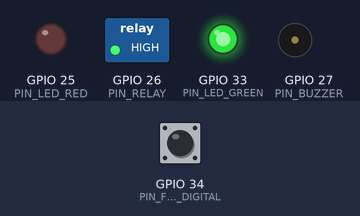
Recording of a sketch running on a simulated ESP32. On the bench: switched loads named in the sketch (green lamp = pin HIGH), output pins drawn as LEDs (lit = HIGH), buzzer (waves = sounding, pin HIGH). The inputs (shaded band) are chosen by the test bench; at power-on: GPIO 34 (PIN_FLAME_DIGITAL) HIGH. What the sketch prints to the serial monitor is not drawn.

Above: at 1.2 s.
1.3 s: GPIO 34 (PIN_FLAME_DIGITAL) driven LOW
At 2.3 s:
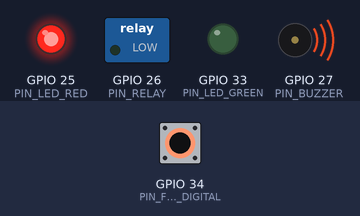
3.3 s: GPIO 34 (PIN_FLAME_DIGITAL) driven HIGH
At 9.0 s:
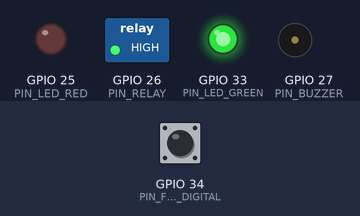
Timing chart, 0 to 10.5 s (numbered marks = the images above; inputs shaded):
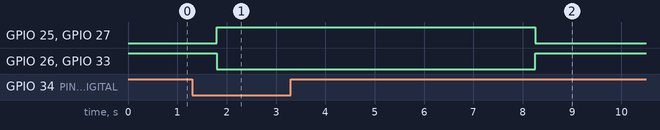

The sketch:

sketch.ino
```cpp
/*
 * IoT Fire Detection & Suppression System — Wokwi Simulation
 * -----------------------------------------------------------
 * A self-contained version for the Wokwi simulator (wokwi.com).
 * No Wi-Fi / cloud needed — press "play" and it runs.
 *
 * The IR flame sensor is simulated with a pushbutton:
 *   - Button PRESSED  = flame detected
 *   - Button RELEASED = no flame
 * (On real hardware the flame module drives this line instead;
 *  the state-machine logic is identical to the Blynk/MQTT versions.)
 *
 * The relay module stands in for the water pump.
 *
 * How to run:
 *   1. Go to https://wokwi.com → New Project → ESP32.
 *   2. Replace sketch.ino with this file and diagram.json with ours.
 *   3. Click the green play button. Open the Serial Monitor.
 *   4. Press and hold the "Flame" button to simulate a fire.
 */

// ===================== Pin Assignments =====================
#define PIN_FLAME_DIGITAL   34   // Flame button (LOW = flame)
#define PIN_RELAY           26   // Relay IN (water pump)
#define PIN_BUZZER          27   // Buzzer
#define PIN_LED_RED         25   // Alarm indicator
#define PIN_LED_GREEN       33   // Normal-state indicator

#define RELAY_ACTIVE_LOW    true // most relay modules: LOW = ON

// ===================== Timing (milliseconds) =====================
#define FLAME_CONFIRM_MS    500    // flame must persist before alarm (debounce)
#define FLAME_CLEAR_MS      5000   // no flame this long before stopping the pump
#define STATUS_PRINT_MS     1000   // how often to print status
#define SENSOR_POLL_MS      50     // sensor sampling interval

// ===================== System State =====================
enum SystemState { STATE_NORMAL, STATE_FIRE, STATE_COOLDOWN };
SystemState state = STATE_NORMAL;

bool pumpOn = false;
unsigned long flameFirstSeenAt = 0;
unsigned long flameLastSeenAt  = 0;
unsigned long lastSensorPoll   = 0;
unsigned long lastStatusPrint  = 0;

// ===================== Hardware Helpers =====================
void setPump(bool on) {
  pumpOn = on;
  digitalWrite(PIN_RELAY, (RELAY_ACTIVE_LOW ? !on : on) ? HIGH : LOW);
}

void setAlarm(bool on) {
  digitalWrite(PIN_BUZZER, on ? HIGH : LOW);
  digitalWrite(PIN_LED_RED, on ? HIGH : LOW);
  digitalWrite(PIN_LED_GREEN, on ? LOW : HIGH);
}

bool flameDetected() {
  // Button uses INPUT_PULLUP: pressed pulls the pin LOW = flame.
  return digitalRead(PIN_FLAME_DIGITAL) == LOW;
}

const char* stateName() {
  switch (state) {
    case STATE_FIRE:     return "FIRE";
    case STATE_COOLDOWN: return "COOLDOWN";
    default:             return "NORMAL";
  }
}

// ===================== Fire State Machine =====================
void runLogic(unsigned long now, bool flame) {
  if (flame) {
    flameLastSeenAt = now;
    if (flameFirstSeenAt == 0) flameFirstSeenAt = now;
  } else {
    flameFirstSeenAt = 0;
  }

  switch (state) {
    case STATE_NORMAL:
      if (flame && now - flameFirstSeenAt >= FLAME_CONFIRM_MS) {
        state = STATE_FIRE;
        setAlarm(true);
        setPump(true);
        Serial.println(">>> FIRE DETECTED — alarm + pump ON");
      }
      break;

    case STATE_FIRE:
      if (!flame && now - flameLastSeenAt >= FLAME_CLEAR_MS) {
        state = STATE_COOLDOWN;
        setPump(false);
        setAlarm(false);
        Serial.println("Flame cleared — pump OFF, cooling down");
      }
      break;

    case STATE_COOLDOWN:
      if (flame) {
        state = STATE_FIRE;
        setAlarm(true);
        setPump(true);
        Serial.println("Re-ignition! Alarm + pump back ON");
      } else if (now - flameLastSeenAt >= 2 * FLAME_CLEAR_MS) {
        state = STATE_NORMAL;
        Serial.println("System back to NORMAL");
      }
      break;
  }
}

void printStatus(unsigned long now) {
  if (now - lastStatusPrint < STATUS_PRINT_MS) return;
  lastStatusPrint = now;
  Serial.printf("[%s] flame=%s pump=%s\n",
                stateName(),
                flameDetected() ? "YES" : "no",
                pumpOn ? "ON" : "OFF");
}

// ===================== Setup & Loop =====================
void setup() {
  Serial.begin(115200);

  pinMode(PIN_FLAME_DIGITAL, INPUT_PULLUP);
  pinMode(PIN_RELAY, OUTPUT);
  pinMode(PIN_BUZZER, OUTPUT);
  pinMode(PIN_LED_RED, OUTPUT);
  pinMode(PIN_LED_GREEN, OUTPUT);

  setPump(false);
  setAlarm(false);

  Serial.println("Fire detection system (Wokwi simulation) started");
  Serial.println("Press and hold the Flame button to simulate a fire.");
}

void loop() {
  unsigned long now = millis();

  if (now - lastSensorPoll >= SENSOR_POLL_MS) {
    lastSensorPoll = now;
    runLogic(now, flameDetected());
  }

  printStatus(now);
}
```

Measured:
- after the input at 1.3 s, GPIO 25 (PIN_LED_RED), GPIO 27 (PIN_BUZZER): LOW → HIGH after 0.50 s; GPIO 26 (PIN_RELAY), GPIO 33 (PIN_LED_GREEN): HIGH → LOW after 0.50 s
- after the input at 3.3 s, GPIO 25 (PIN_LED_RED), GPIO 27 (PIN_BUZZER): HIGH → LOW after 5.0 s; GPIO 26 (PIN_RELAY), GPIO 33 (PIN_LED_GREEN): LOW → HIGH after 5.0 s
